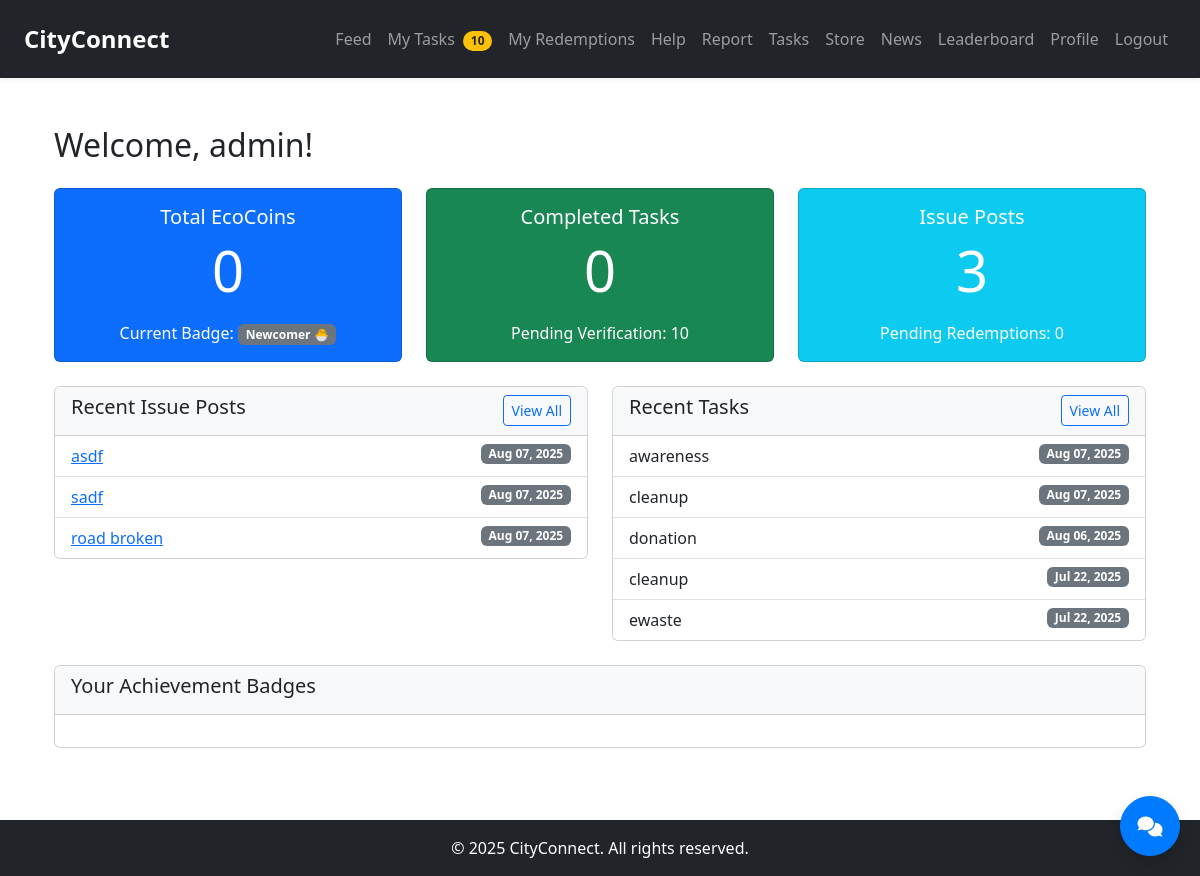
/ (signed in), run on an earlier commit of the app's database.
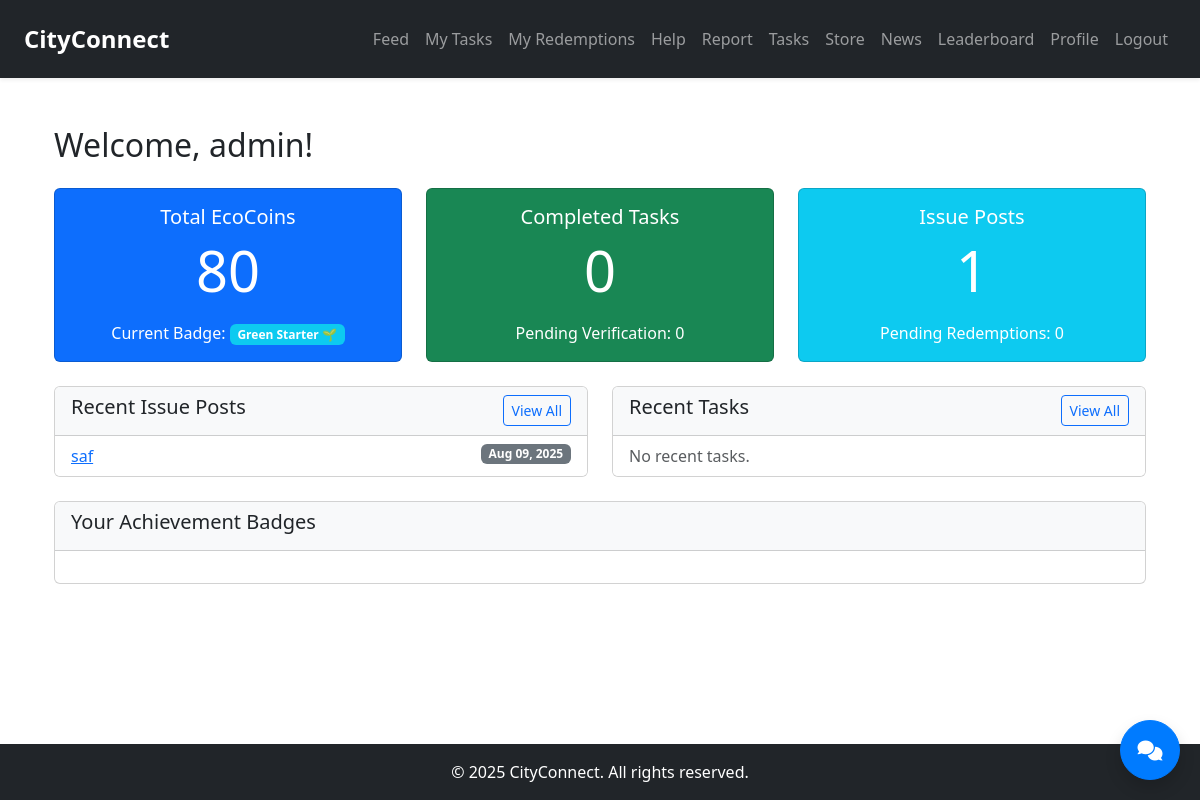
And on a later commit of the database.
### core/models.py (models this page shows, shortened)
class IssuePost(models.Model):
    STATUS_CHOICES = [
        ('pending', 'Pending'),
        ('in_progress', 'In Progress'),
        ('resolved', 'Resolved'),
    ]
    DEPARTMENT_CHOICES = [
        ('public_works', 'Public Works Department'),
        ('water_supply', 'Water Supply Department'),
        ('waste_management', 'Waste Management Department'),
        ('electricity', 'Electricity Department'),
        ('health_sanitation', 'Health & Sanitation Department'),
        ('traffic_transport', 'Traffic & Transport Department'),
        ('parks_recreation', 'Parks & Recreation Department'),
        ('other', 'Other'),
    ]
    id = models.AutoField(primary_key=True, editable=True)
    user = models.ForeignKey(User, on_delete=models.CASCADE, related_name='issue_posts')
    title = models.CharField(max_length=150)
    description = models.TextField()
    image = models.ImageField(upload_to='issue_posts/', blank=True, null=True)
    area = models.CharField(max_length=100)
    location_details = models.CharField(max_length=200, blank=True, null=True, help_text="Specific location details (e.g., 'Near City Park, Sector 10')")
    department = models.CharField(max_length=50, choices=DEPARTMENT_CHOICES, help_text="Select the relevant department for this issue.")
    created_at = models.DateTimeField(auto_now_add=True)
    updated_at = models.DateTimeField(auto_now=True)
    status = models.CharField(
        max_length=20,
        choices=STATUS_CHOICES,
        default='pending'
    )
    likes_count = models.PositiveIntegerField(default=0)
    comments_count = models.PositiveIntegerField(default=0)
    class Meta:
        ordering = ['-created_at']
        verbose_name = 'Issue Post'
        verbose_name_plural = 'Issue Posts'
        indexes = [
            models.Index(fields=['-created_at']),
            models.Index(fields=['status']),
            models.Index(fields=['area']),
            models.Index(fields=['department']), # New index for department
        ]

class Task(models.Model):
    TASK_TYPE_CHOICES = [
        ('plastic_bottles', 'Donate 100 Plastic Bottles (Recycling)'),
        ('public_awareness', 'Conduct a Public Awareness Campaign'),
        ('tree_planting', 'Participate in a Tree Planting Drive'),
        ('community_cleanup', 'Organize/Join a Community Cleanup Event'),
        ('e_waste_collection', 'Facilitate E-Waste Collection'),
        ('water_conservation', 'Implement Water Conservation Initiative'),
        ('energy_saving', 'Promote Energy Saving Practices'),
        ('composting', 'Start/Maintain a Composting Project'),
        ('other', 'Other Approved Civic Task'),
    ]
    user = models.ForeignKey(User, on_delete=models.CASCADE)
    title = models.CharField(max_length=100, help_text="A short, descriptive title for your task.")
    description = models.TextField(help_text="Provide details about the task you completed, including location and impact.")
    task_type = models.CharField(max_length=50, choices=TASK_TYPE_CHOICES)
    proof_image = models.ImageField(upload_to='tasks/', null=True, blank=True)
    is_verified = models.BooleanField(default=False)
    submitted_at = models.DateTimeField(auto_now_add=True)
    admin_feedback = models.TextField(blank=True, null=True)
    initial_eco_coins = models.PositiveIntegerField(default=0) # Coins awarded on submission
    verified_eco_coins = models.PositiveIntegerField(default=0) # Additional coins on verification
    total_eco_coins_awarded = models.PositiveIntegerField(default=0) # Sum of initial + verified

### core/views.py (the view)
# urls.py: path('', views.dashboard, name='home'),
@login_required
def dashboard(request):
    user = request.user
    issue_posts = IssuePost.objects.filter(user=user)
    total_issue_posts = issue_posts.count()
    recent_issue_posts = issue_posts.order_by('-created_at')[:5]
    tasks = Task.objects.filter(user=user)
    total_tasks = tasks.filter(is_verified=True).count()
    pending_tasks = tasks.filter(is_verified=False).count()
    recent_tasks = tasks.order_by('-submitted_at')[:5]
    total_coins = user.eco_coins
    badge_name, badge_color, badge_emoji = get_badge_info(total_coins)
    pending_redemptions = Redemption.objects.filter(user=user, status='pending').count()
    achievement_badges = get_user_badges(user)
    new_badges = UserBadge.objects.filter(user=user).order_by('-unlocked_at')[:5]
    if not request.session.get('notified_badges'):
        request.session['notified_badges'] = [b.badge_name for b in new_badges]
        notify_badges = new_badges
    else:
        notify_badges = [
            b for b in new_badges if b.badge_name not in request.session['notified_badges']
        ]
        request.session['notified_badges'] += [b.badge_name for b in notify_badges]
    context = {
        'total_issue_posts': total_issue_posts, # Renamed from total_reports
        'total_tasks': total_tasks,
        'total_coins': total_coins,
        'pending_tasks': pending_tasks,
        'pending_redemptions': pending_redemptions,
        'recent_issue_posts': recent_issue_posts, # Renamed from recent_reports
        'recent_tasks': recent_tasks,
        'badge_name': badge_name,
        'badge_color': badge_color,
        'badge_emoji': badge_emoji,
        'achievement_badges': achievement_badges,
    }
    return render(request, 'core/dashboard.html', context)

### core/context_processors.py (called while the page is built)
def notification_counts(request):
    if request.user.is_authenticated:
        pending_tasks = Task.objects.filter(user=request.user, is_verified=False).count()
    else:
        pending_tasks = 0
    return {
        'pending_tasks': pending_tasks,
        'pending_redemptions': 0, # Removed from core context, handled by store app
    }

### core/utils.py (called while the page is built)
def unlock_badge(user, badge_name, badge_type):
    if not UserBadge.objects.filter(user=user, badge_name=badge_name).exists():
        UserBadge.objects.create(user=user, badge_name=badge_name, badge_type=badge_type)

def get_badge_info(eco_coins, user=None):
    if eco_coins >= 500:
        badge = ("Planet Protector", "warning", "🪐")
    elif eco_coins >= 200:
        badge = ("Eco Champion", "primary", "🌳")
    elif eco_coins >= 100:
        badge = ("Eco Warrior", "success", "🌿")
    elif eco_coins >= 50:
        badge = ("Green Starter", "info", "🌱")
    else:
        badge = ("Newcomer", "secondary", "🐣")
    if user:
        unlock_badge(user, badge[0], 'eco')
    return badge

### core/templates/core/dashboard.html (shortened to what this page needs)
{% extends 'core/base.html' %}
{% block content %}
<div class="container mt-4">
    <h2 class="mb-4">Welcome, {{ user.username }}!</h2>
    <div class="row mb-4">
        <div class="col-md-4">
            <div class="card text-center bg-primary text-white">
                <div class="card-body">
                    <h5 class="card-title">Total EcoCoins</h5>
                    <p class="card-text display-4">{{ total_coins }}</p>
                    <p class="card-text">Current Badge: <span class="badge bg-{{ badge_color }}">{{ badge_name }} {{ badge_emoji }}</span></p>
                </div>
            </div>
        </div>
        <div class="col-md-4">
            <div class="card text-center bg-success text-white">
                <div class="card-body">
                    <h5 class="card-title">Completed Tasks</h5>
                    <p class="card-text display-4">{{ total_tasks }}</p>
                    <p class="card-text">Pending Verification: {{ pending_tasks }}</p>
                </div>
            </div>
        </div>
        <div class="col-md-4">
            <div class="card text-center bg-info text-white">
                <div class="card-body">
                    <h5 class="card-title">Issue Posts</h5>
                    <p class="card-text display-4">{{ total_issue_posts }}</p>
                    <p class="card-text">Pending Redemptions: {{ pending_redemptions }}</p>
                </div>
            </div>
        </div>
    </div>
    <div class="row">
        <div class="col-md-6">
            <div class="card mb-4">
                <div class="card-header bg-light">
                    <h5>Recent Issue Posts <a href="{% url 'feed' %}" class="btn btn-sm btn-outline-primary float-end">View All</a></h5>
                </div>
                <ul class="list-group list-group-flush">
                    {% for post in recent_issue_posts %}
                        <li class="list-group-item">
                            <a href="{% url 'post_detail' post.id %}">{{ post.title }}</a>
                            <span class="badge bg-secondary float-end">{{ post.created_at|date:"M d, Y" }}</span>
                        </li>
                    {% empty %}
                        <li class="list-group-item text-muted">No recent issue posts.</li>
                    {% endfor %}
                </ul>
            </div>
        </div>
        <div class="col-md-6">
            <div class="card mb-4">
                <div class="card-header bg-light">
                    <h5>Recent Tasks <a href="{% url 'tasks' %}" class="btn btn-sm btn-outline-primary float-end">View All</a></h5>
                </div>
                <ul class="list-group list-group-flush">
                    {% for task in recent_tasks %}
                        <li class="list-group-item">
                            {{ task.get_task_type_display }}
                            <span class="badge bg-secondary float-end">{{ task.submitted_at|date:"M d, Y" }}</span>
                        </li>
                    {% empty %}
                        <li class="list-group-item text-muted">No recent tasks.</li>
                    {% endfor %}
                </ul>
            </div>
        </div>
    </div>
    <div class="row">
        <div class="col-md-12">
            <div class="card mb-4">
                <div class="card-header bg-light">
                    <h5>Your Achievement Badges</h5>
                </div>
                <div class="card-body">
                </div>
            </div>
        </div>
    </div>
</div>
{% endblock %}

What changed in the data, as far as the page shows it:
removed IssuePost: title "asdf", created_at "Aug 07, 2025"
removed IssuePost: title "sadf", created_at "Aug 07, 2025"
removed IssuePost: title "road broken", created_at "Aug 07, 2025"
removed Task: task_type "awareness", submitted_at "Aug 07, 2025"
removed Task: task_type "cleanup", submitted_at "Aug 07, 2025"
removed Task: task_type "donation", submitted_at "Aug 06, 2025"
removed Task: task_type "cleanup", submitted_at "Jul 22, 2025"
removed Task: task_type "ewaste", submitted_at "Jul 22, 2025"
added IssuePost: title "saf", created_at "Aug 09, 2025"
Also different on the page:
{{ total_coins }}: "0" → "80"
{{ badge_name }}: "Newcomer" → "Green Starter"
{{ badge_emoji }}: "🐣" → "🌱"
{{ pending_tasks }}: "10" → "0"
{{ total_issue_posts }}: "3" → "1"
{{ pending_tasks }}: "10" → (not shown)
text now shown: "No recent tasks."
